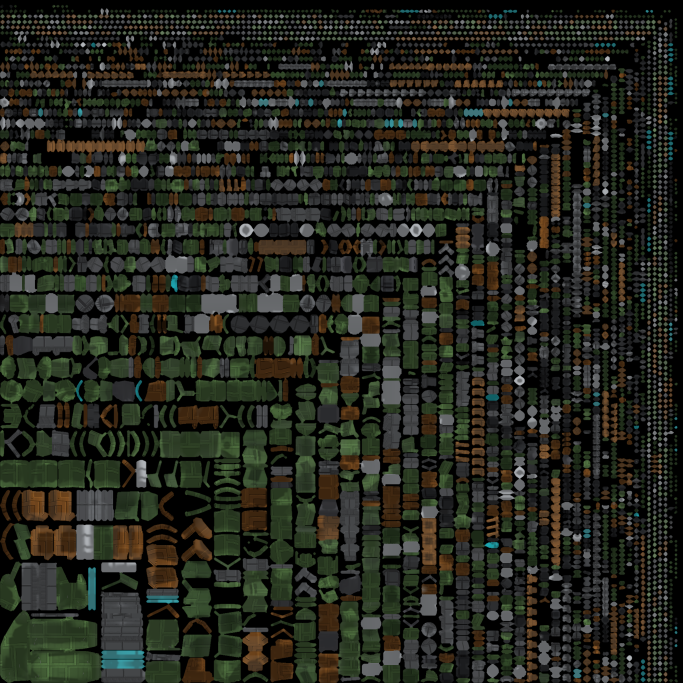
#> input picture art/machines/ape_l/ape_l_atlas.png, 2048 x 2048 px (shown at 1/3 size)
$ python -i finish_gorilla_textures.py   (imports and definitions only)
#> lines starting #> are read from the running program, lines starting #| are printed output that depends on the picture
"""Author readable paint/steel PBR maps on the gorilla's existing UV layout.

No remesh or export: geometry, UVs, skin weights, bones and every animation byte
are retained. Only embedded images and the body's normal strength are replaced.
The model's own old maps identify its material families and occlusion.
"""
from __future__ import annotations

import argparse
import copy
import hashlib
import io
import json
import math
from pathlib import Path
import struct

import numpy as np
from PIL import Image, ImageFilter


def read_glb(path):
    raw = Path(path).read_bytes()
    assert struct.unpack_from('<III', raw)[:2] == (0x46546C67, 2)
    length, kind = struct.unpack_from('<II', raw, 12)
    assert kind == 0x4E4F534A
    doc = json.loads(raw[20:20 + length])
    offset = 20 + length
    n, kind = struct.unpack_from('<II', raw, offset)
    assert kind == 0x004E4942
    return raw, doc, raw[offset + 8:offset + 8 + n]


# [9 lines left out: function accessor, not called in this run]


def image_bytes(doc, binary, index):
    v = doc['bufferViews'][doc['images'][index]['bufferView']]
    return binary[v.get('byteOffset', 0):v.get('byteOffset', 0) + v['byteLength']]


# [80 lines left out: functions encode_image, weld_components, family, write_glb, not called in this run]


def finish(source, out):
    out = Path(out)
    out.mkdir(parents=True, exist_ok=True)
    raw, doc, binary = read_glb(source)
    body = next(p for m in doc['meshes'] for p in m['primitives'] if p['material'] == 0)
    attrs = body['attributes']
    pos = accessor(doc, binary, attrs['POSITION'])
    normals = accessor(doc, binary, attrs['NORMAL'])
    uv = accessor(doc, binary, attrs['TEXCOORD_0'])
    indices = accessor(doc, binary, body['indices']).reshape(-1, 3)
    groups = weld_components(pos, accessor(doc, binary, attrs['JOINTS_0']),
                             accessor(doc, binary, attrs['WEIGHTS_0']), indices)
    maps = [np.array(Image.open(io.BytesIO(image_bytes(doc, binary, i))).convert('RGB')) for i in range(3)]
    old_normal, old_color, old_orm = maps
    height, width = old_color.shape[:2]
    assert old_color.shape == old_normal.shape == old_orm.shape
    # Identify a material from the whole connected part, so a painted vent cannot
    # arbitrarily change a plate into steel. Area weighting avoids tiny bevel votes.
    votes = np.zeros((groups.max() + 1, 4), dtype=np.float64)
    tri_group = groups[indices[:, 0]]
    tri_pos = pos[indices]
    areas = np.linalg.norm(np.cross(tri_pos[:, 1] - tri_pos[:, 0], tri_pos[:, 2] - tri_pos[:, 0]), axis=1)
    weights = np.array([[1/3, 1/3, 1/3], [.6, .2, .2], [.2, .6, .2], [.2, .2, .6]])
    samples = np.einsum('sc,tcd->tsd', weights, uv[indices])
    # glTF UVs use top-left image convention (Blender's exporter already flips V).
    sx = np.clip((samples[:, :, 0] * width).astype(int), 0, width - 1)
    sy = np.clip((samples[:, :, 1] * height).astype(int), 0, height - 1)
    kinds = family(old_color[sy, sx].reshape(-1, 3)).reshape(-1, 4)
    for sample in range(4):
        np.add.at(votes, (tri_group, kinds[:, sample]), areas)
    part_family = np.argmax(votes, axis=1)
    # Steel components keep light steel and dark machinery distinct.
    value_sum = np.zeros(len(votes))
    value_weight = np.zeros(len(votes))
    value = np.max(old_color[sy, sx], axis=2).mean(axis=1)
    np.add.at(value_sum, tri_group, value * areas)
    np.add.at(value_weight, tri_group, areas)
    part_brightness = value_sum / np.maximum(value_weight, 1e-8)
    # Large, quiet color fields. Paint is non-metallic coating; grey hubs are bare steel.
    palette = np.array([[63, 94, 43], [145, 87, 30], [99, 110, 122], [39, 184, 195]], dtype=np.float32)
    dark_steel = np.array([50, 58, 68], dtype=np.float32)
    part_min = np.full((len(votes), 3), np.inf)
    part_max = np.full((len(votes), 3), -np.inf)
    np.minimum.at(part_min, groups, pos)
    np.maximum.at(part_max, groups, pos)
    color = np.zeros((height, width, 3), dtype=np.float32)
    orm = np.zeros_like(color)
    normal = np.zeros_like(color) + [128, 128, 255]
    cover = np.zeros((height, width), dtype=bool)
    # Smooth occlusion, never bake the old panel-grid albedo into the new paint.
    ao_image = Image.fromarray(old_orm[:, :, 0]).filter(ImageFilter.GaussianBlur(1.2))
    ao = np.array(ao_image).astype(np.float32) / 255
    lit_axis = np.array([-.35, .88, .3], dtype=np.float32)
    lit_axis /= np.linalg.norm(lit_axis)
    for t, ids in enumerate(indices):
        coords = uv[ids] * [width, height]
        lo = np.maximum(np.floor(coords.min(axis=0)).astype(int), 0)
        hi = np.minimum(np.ceil(coords.max(axis=0)).astype(int), [width - 1, height - 1])
        if np.any(hi < lo):
            continue
        a, b, c = coords
        denominator = (b[1] - c[1]) * (a[0] - c[0]) + (c[0] - b[0]) * (a[1] - c[1])
        if abs(denominator) < 1e-8:
            continue
        yy, xx = np.mgrid[lo[1]:hi[1]+1, lo[0]:hi[0]+1]
        x, y = xx + .5, yy + .5
        w0 = ((b[1] - c[1]) * (x - c[0]) + (c[0] - b[0]) * (y - c[1])) / denominator
        w1 = ((c[1] - a[1]) * (x - c[0]) + (a[0] - c[0]) * (y - c[1])) / denominator
        w2 = 1 - w0 - w1
        inside = (w0 >= -1e-5) & (w1 >= -1e-5) & (w2 >= -1e-5)
        if not inside.any():
            continue
        iy, ix = yy[inside], xx[inside]
        bary = np.stack([w0[inside], w1[inside], w2[inside]], axis=1)
        n = bary @ normals[ids]
        n /= np.maximum(np.linalg.norm(n, axis=1, keepdims=True), 1e-6)
        group = tri_group[t]
        kind = int(part_family[group])
        dark = kind == 2 and part_brightness[group] < 49
        base = dark_steel.copy() if dark else palette[kind].copy()
        # Small part-level color variation, never per-pixel noise or repeated grids.
        variation = 1 + (((int(group) * 73) % 11) - 5) * .005
        contact = .73 + .27 * np.sqrt(ao[iy, ix])
        # A broad directional paint ramp holds the upper plane and bottom separation
        # when rendered small, without any painted fake cast shadows.
        facing = np.clip(n @ lit_axis, -.6, .9)
        plane = np.where(facing > .35, 1.04, np.where(facing < -.2, .90, 1.0))
        plane = 1 + (plane - 1) * (.7 if kind == 2 else 1)
        rgb = base[None, :] * (variation * contact * plane)[:, None]
        # A few engineered panel insets on broad planar armor faces. Coordinates
        # come from the real part, never a repeating texture tile or random scratch.
        span = part_max[group] - part_min[group]
        surface_axis = int(np.argmax(np.abs(n.mean(axis=0))))
        axes = [axis for axis in range(3) if axis != surface_axis]
        if kind in (0, 1) and int(group) % 4 == 0 and min(span[axes]) > .20:
            planar = np.abs(n[:, surface_axis]) > .94
            local = bary @ pos[ids] - part_min[group]
            u, v = local[:, axes[0]], local[:, axes[1]]
            w, h = span[axes]
            within_u = (u > .14*w) & (u < .86*w)
            within_v = (v > .14*h) & (v < .86*h)
            du = np.minimum(np.abs(u - .14*w), np.abs(u - .86*w))
            dv = np.minimum(np.abs(v - .14*h), np.abs(v - .86*h))
            seam = planar & ((within_v & (du < .006)) | (within_u & (dv < .006)))
            bevel = planar & ~seam & ((within_v & (du < .014)) | (within_u & (dv < .014)))
            rgb[seam] *= .54
            rgb[bevel] *= 1.13
        color[iy, ix] = rgb
        # Keep broad modeled bevels prominent; remove the strong repeated bump lattice.
        if kind == 2:
            strength = .28 if dark else .22
        else:
            strength = .10
        old_n = old_normal[iy, ix].astype(np.float32) / 127.5 - 1
        old_n[:, :2] *= strength
        old_n[:, 2] = np.maximum(old_n[:, 2], .85)
        old_n /= np.maximum(np.linalg.norm(old_n, axis=1, keepdims=True), 1e-6)
        normal[iy, ix] = (old_n + 1) * 127.5
        roughness = .66 if kind == 0 else .63 if kind == 1 else .72 if dark else .47
        # Bright joint housings carry a grey protective coat; tiny exposed edge
        # strips are bare steel. This stays readable without brightening black frame.
        metallic = .12 if dark else .42 if kind == 2 else 0.0
        orm[iy, ix, 0] = 255 * (.55 + .45 * np.sqrt(ao[iy, ix]))
        orm[iy, ix, 1] = 255 * roughness
        orm[iy, ix, 2] = 255 * metallic
        cover[iy, ix] = True
    # Six texels of gutter dilation protects every island under filtering/mipmaps.
    filled = cover.copy()
    for _ in range(6):
        count = np.zeros((height, width), dtype=np.float32)
        accum = [np.zeros_like(color), np.zeros_like(orm), np.zeros_like(normal)]
        for dy, dx in ((1, 0), (-1, 0), (0, 1), (0, -1)):
            ys = slice(max(0, dy), min(height, height + dy))
            xs = slice(max(0, dx), min(width, width + dx))
            sy = slice(max(0, -dy), min(height, height - dy))
            sx = slice(max(0, -dx), min(width, width - dx))
            mask = filled[sy, sx]
            count[ys, xs] += mask
            for total, source_map in zip(accum, (color, orm, normal)):
                total[ys, xs] += source_map[sy, sx] * mask[:, :, None]
        update = ~filled & (count > 0)
        for target, total in zip((color, orm, normal), accum):
            target[update] = total[update] / count[update, None]
        filled |= update
    orm[~filled] = [255, 170, 0]
    normal[~filled] = [128, 128, 255]
    replacements = {}
    for i, (name, data) in enumerate((('ape_l_atlas_normal.png', normal), ('ape_l_atlas.png', color), ('ape_l_atlas_orm.png', orm))):
        payload = encode_image(data)
        (out / name).write_bytes(payload)
        replacements[doc['images'][i]['bufferView']] = payload
    _, preserved = write_glb(out / 'ape_l.glb', doc, binary, replacements)
    report = {
        'source_sha256': hashlib.sha256(raw).hexdigest(),
        'finished_sha256': hashlib.sha256((out / 'ape_l.glb').read_bytes()).hexdigest(),
        'resolution': [width, height], 'coverage': float(cover.mean()),
        'connected_parts': int(len(votes)), 'triangles_body': int(len(indices)),
        'preserved_non_image_buffer_views': preserved,
        'geometry_uv_skin_bones_animations_unchanged': True,
        'clips': [a['name'] for a in doc.get('animations', [])],
        'material_parts': {name: int((part_family == i).sum()) for i, name in enumerate(('green', 'orange', 'steel', 'cyan'))},
        'paint_metallic': 0, 'paint_roughness': [.63, .66], 'coated_steel_metallic': .42,
        'steel_part_brightness_percentiles': np.percentile(part_brightness[part_family == 2], [0, 25, 50, 75, 100]).tolist(),
        'normal_strength': .45,
    }
    (out / 'audit.json').write_text(json.dumps(report, indent=2) + '\n')
    print(json.dumps(report, indent=2))


# [6 lines not run here, left out]

>>> import cv2
>>> picture = cv2.imread('../../art/machines/ape_l/ape_l_atlas.png', cv2.IMREAD_GRAYSCALE)
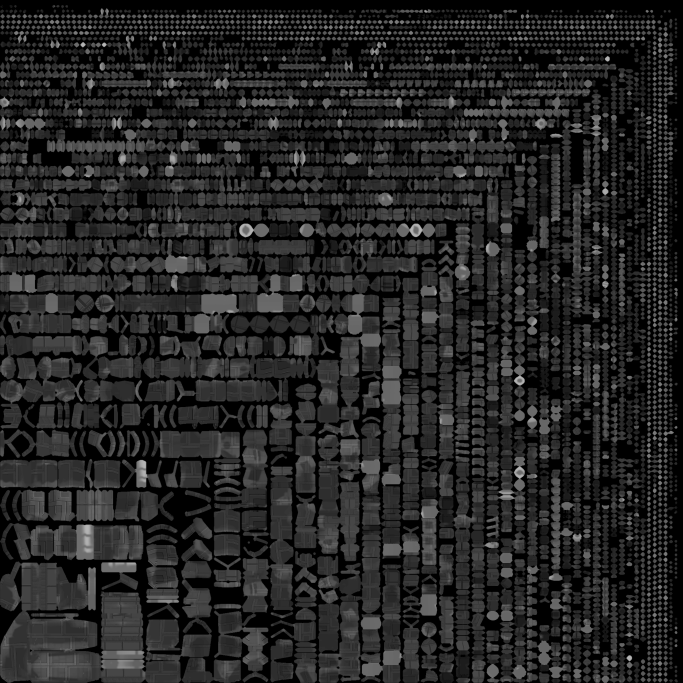
#> picture: shape (2048, 2048) (shown at 1/3 size); min 0, max 182, mean 37.3
>>> result = finish(picture, 'out.png')
#> (the run stopped early here; a loop or call above may not have finished)
